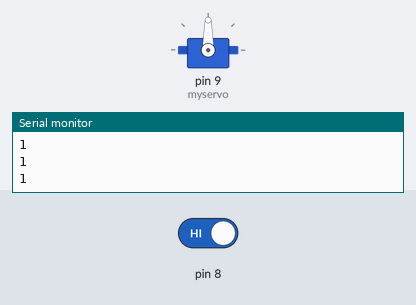
Simulated run of this sketch. Board: Arduino Uno, built with avr-gcc and run on an emulated ATmega328P. On the bench: servo, the last lines printed to the serial monitor. The test bench sets the inputs (shaded band); at power-on: pin 8 HIGH.

Above: at 2.3 s.
2.4 s: pin 8 driven LOW
At 3.1 s:
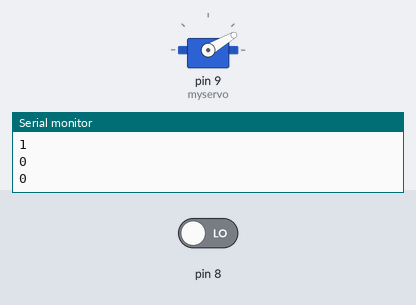
4.0 s: pin 8 driven HIGH
At 5.4 s:
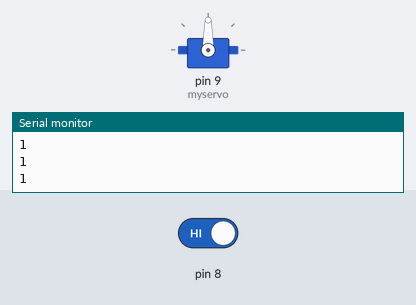
Timing chart, 0 to 7.0 s (numbered marks = the images above; inputs shaded):
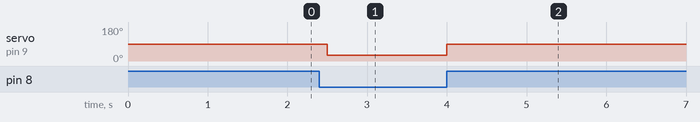

Measured:
- after the input at 2.4 s, servo on pin 9 (myservo): 90° → 30° after 0.10 s
- after the input at 4.0 s, servo on pin 9 (myservo): 30° → 90° at once

The sketch:

gripper.ino
```cpp
#include <Servo.h>

Servo myservo;  // create servo object to control a servo


void setup() {
  pinMode (8,INPUT);
  myservo.attach(9,500,2400);// attaches the servo on pin 9 to the servo object
  Serial.begin(115200);
    myservo.write(90);}

void loop() {

delay(500);
  uint8_t a = digitalRead(8);
  Serial.println(a);
   if(a == 0 )
  {   myservo.write(30);
      if(a == 1)
       myservo.write(90);
  }
   else if(a == 1)
   {myservo.write(90);}


}
```
